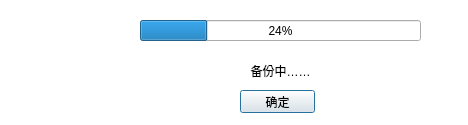
<?xml version="1.0" encoding="UTF-8"?>
<ui version="4.0">
 <class>backupDialog</class>
 <widget class="QDialog" name="backupDialog">
  <property name="geometry">
   <rect>
    <x>0</x>
    <y>0</y>
    <width>468</width>
    <height>125</height>
   </rect>
  </property>
  <property name="minimumSize">
   <size>
    <width>468</width>
    <height>125</height>
   </size>
  </property>
  <property name="maximumSize">
   <size>
    <width>468</width>
    <height>125</height>
   </size>
  </property>
  <property name="windowTitle">
   <string>备份</string>
  </property>
  <property name="windowIcon">
   <iconset resource="icons.qrc">
    <normaloff>:/icons/icons/save.png</normaloff>:/icons/icons/save.png</iconset>
  </property>
  <widget class="QProgressBar" name="progressBar">
   <property name="geometry">
    <rect>
     <x>140</x>
     <y>20</y>
     <width>281</width>
     <height>21</height>
    </rect>
   </property>
   <property name="value">
    <number>24</number>
   </property>
  </widget>
  <widget class="QLabel" name="label">
   <property name="geometry">
    <rect>
     <x>220</x>
     <y>60</y>
     <width>121</width>
     <height>21</height>
    </rect>
   </property>
   <property name="text">
    <string>备份中……</string>
   </property>
   <property name="alignment">
    <set>Qt::AlignCenter</set>
   </property>
  </widget>
  <widget class="QPushButton" name="okButton">
   <property name="geometry">
    <rect>
     <x>240</x>
     <y>90</y>
     <width>75</width>
     <height>23</height>
    </rect>
   </property>
   <property name="text">
    <string>确定</string>
   </property>
  </widget>
  <widget class="QLabel" name="labelBKG">
   <property name="geometry">
    <rect>
     <x>0</x>
     <y>0</y>
     <width>480</width>
     <height>140</height>
    </rect>
   </property>
   <property name="styleSheet">
    <string notr="true">background-color: rgb(255, 255, 255);</string>
   </property>
   <property name="text">
    <string/>
   </property>
  </widget>
  <widget class="QLabel" name="label_2">
   <property name="geometry">
    <rect>
     <x>40</x>
     <y>20</y>
     <width>64</width>
     <height>64</height>
    </rect>
   </property>
   <property name="text">
    <string/>
   </property>
   <property name="pixmap">
    <pixmap resource="icons.qrc">:/icons/icons/save.png</pixmap>
   </property>
  </widget>
  <zorder>labelBKG</zorder>
  <zorder>progressBar</zorder>
  <zorder>label</zorder>
  <zorder>okButton</zorder>
  <zorder>label_2</zorder>
 </widget>
 <resources>
  <include location="icons.qrc"/>
 </resources>
 <connections/>
</ui>
